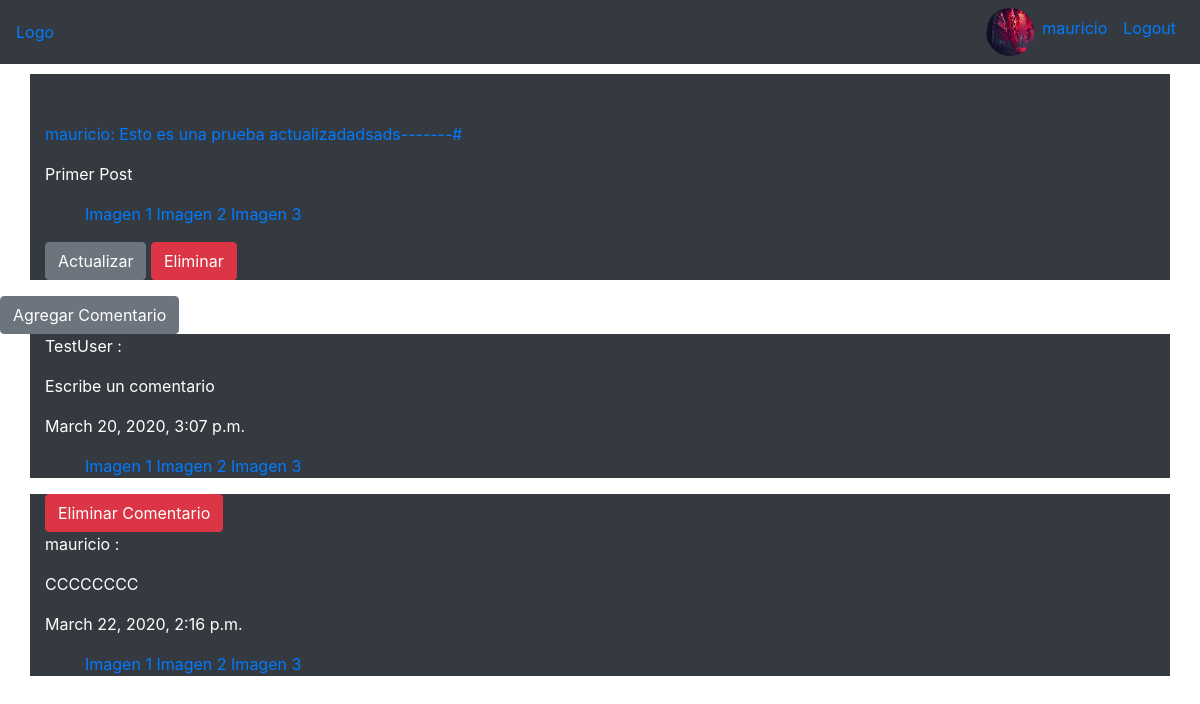
The app's page /post/1/ (signed in) with its own data.
### usuario/models.py (models this page shows, shortened)
class Perfil(models.Model):
	usuario = models.OneToOneField(User, on_delete=models.CASCADE)
	imagen_perfil = models.ImageField(default = 'default.jpg', upload_to = 'perfil_pics')
	nombres = models.CharField(max_length=100)
	apellidos = models.CharField(max_length=100)
	edad = models.IntegerField(
		default=1,
        validators=[MaxValueValidator(100), MinValueValidator(1)])
	carreras = models.ManyToManyField(blog_models.Carrera)
	bio = models.TextField(max_length = 500)

### blog/models.py (models this page shows, shortened)
class Post(models.Model):
	contenido = models.TextField()
	titulo = models.CharField(max_length = 1000)
	imagen1 = models.ImageField( upload_to = 'post_pics' , null=True, blank=True)
	imagen2 = models.ImageField( upload_to = 'post_pics' ,null=True, blank=True)
	imagen3 = models.ImageField( upload_to = 'post_pics' , null=True, blank=True)
	fecha_creacion = models.DateTimeField(default = timezone.now)
	autor = models.ForeignKey(User, on_delete=models.CASCADE)
	materia = models.ForeignKey('Materia', on_delete=models.CASCADE)
	tiposDePost =[
		 ('Solicitud de apunte digital', 'Solicitud de apunte digital'),
		 ('Solicitud de apunte fisico', 'Solicitud de apunte fisico'),
		 ('Solicitud de otros materiales', 'Solicitud de otros materiales'),
		 ('Solicitud de ayuda ', 'Solicitud de ayuda '),
		 ('Recomendacion', 'Recomendacion'),
		 ('Donacion de apunte digital', 'Donacion de apunte digital'),
		 ('Donacion de apunte fisico', 'Donacion de apunte fisico'),
		 ('Donacion de otros materiales', 'Donacion de otros materiales'),
		 ('otros', 'otros' )
	]
	tipo = models.CharField(
		max_length = 29,
		choices= tiposDePost ,
		default= tiposDePost[5]
	)

class Comentario(models.Model):
	autor = models.ForeignKey(User, on_delete=models.CASCADE)
	fecha_creacion = models.DateTimeField(default = timezone.now)
	contenido = models.TextField(default = 'Escribe un comentario')
	post = models.ForeignKey('Post', on_delete = models.CASCADE)
	imagen1 = models.ImageField( null=True, blank=True, upload_to = 'comentario_pics')
	imagen2 = models.ImageField( null=True, blank=True, upload_to = 'comentario_pics')
	imagen3 = models.ImageField( null=True, blank=True, upload_to = 'comentario_pics')

### blog/views.py (the view)
# urls.py: path('post/<int:pk>/', PostDetailView.as_view(), name='post-detail'),
class PostDetailView(DetailView):
	model = Post
	def get_context_data(self, **kwargs):
		data = super().get_context_data(**kwargs)
		title = self.get_object().titulo
		data['title'] = title
		return data

### blog/templates/blog/post_detail.html (shortened to what this page needs)
{% extends "blog/base.html" %}
{% block content %}
	<div class="container pt-5 bg-dark text-white">
	<p class="text-primary">{{ object.autor }}: {{object.titulo}}</p>
	<p> {{ object.contenido }} </p>
	<ul class="ul-horizontal">
		<li>
			{% if object.imagen1 %}
			<a target="_blank" href="{{object.imagen1.url}}">Imagen 1</a>
			{% endif %}
		</li>
		<li>
			{% if object.imagen2 %}
			<a target="_blank" href="{{object.imagen2.url}}">Imagen 2</a>
			{% endif %}
		</li>
		<li>
			{% if object.imagen3 %}
			<a target="_blank" href="{{object.imagen3.url}}">Imagen 3</a>
			{% endif %}
		</li>
	</ul>
	{% if object.autor == user %}
		<a class="btn btn-secondary"  href="{% url 'post-actualizar' object.id %}">Actualizar</a>
		<a class="btn btn-danger"  href="{% url 'post-eliminar' object.id %}">Eliminar</a>
	{% endif %}
	</div>
	<a class="btn btn-secondary"  href="{% url 'post-agregar-comentario' object.id %}">Agregar Comentario</a>
	{% if object.comentario_set.all %}
		{% for comentario in object.comentario_set.all %}
		<div class="container bg-dark text-white">
			{% if user == comentario.autor %}
				<a href="{% url 'eliminarComentario' comentario.id %}" class="btn btn-danger" >Eliminar Comentario</a>
			{% endif %}
			<p>{{ comentario.autor }} :</p>
			<p>{{ comentario.contenido }}</p>
			<p>{{ comentario.fecha_creacion }}</p>
			<ul class="ul-horizontal">
				<li>
					{% if comentario.imagen1 %}
					<a target="_blank" href="{{comentario.imagen1.url}}">Imagen 1</a>
					{% endif %}
				</li>
				<li>
					{% if comentario.imagen2 %}
					<a target="_blank" href="{{comentario.imagen2.url}}">Imagen 2</a>
					{% endif %}
				</li>
				<li>
					{% if comentario.imagen3 %}
					<a target="_blank" href="{{comentario.imagen3.url}}">Imagen 3</a>
					{% endif %}
				</li>
			</ul>
		</div>
		{% endfor %}
	{% else %}
		<div class="container bg-dark text-white">
			<p>No hay comentarios</p>
		</div>
	{% endif %}
{% endblock %}

### blog/templates/blog/base.html (shortened to what this page needs)
{% load static %}
<!DOCTYPE html>
<html lang="en">
<head>
	<link rel="stylesheet" type="text/css" href="{% static 'blog/style.css' %}">
	<link rel="stylesheet" href="https://maxcdn.bootstrapcdn.com/bootstrap/4.0.0/css/bootstrap.min.css">
</head>
<body>
	<header class="site-header">
		<nav class="navbar navbar-expand-sm bg-dark justify-content-between">
			<a href="{% url 'blog-home' %}"> Logo </a>
			{% if request.user.is_authenticated %}
				<ul class="navbar-nav">
					<li class="nav-item">
						<a href="{% url 'perfil' %}">
							<img class="rounded-circle img-base" src="{{ user.perfil.imagen_perfil.url }}" >
						</a>
					</li>
					<li class="nav-item">
						<a class="nav-link" href="{% url 'perfil' %}">{{user.username}}</a>
					</li>
					<li class="nav-item">
						<a class="nav-link" href="{% url 'logout' %}">Logout</a>
					</li>
				</ul>
			{% endif %}
		</nav>
	</header>
	{% block content %}{% endblock %}
</body>
</html>

### blog/static/blog/style.css (style rules this page uses)
header { margin-bottom: 10px; }
.img-base { width: 3em; height: 3em; }
.ul-horizontal { display: block; }
.ul-horizontal>li { display: inline; }

### records on screen
Post: autor "mauricio", titulo "Esto es una prueba actualizadadsads-------#", contenido "Primer Post"
Comentario: autor "TestUser", contenido "Escribe un comentario", fecha_creacion "March 20, 2020, 3:07 p.m."
Comentario: shows "Eliminar Comentario", autor "mauricio", contenido "CCCCCCCC", fecha_creacion "March 22, 2020, 2:16 p.m."

### other values on screen
{{ user.username }} "mauricio"
